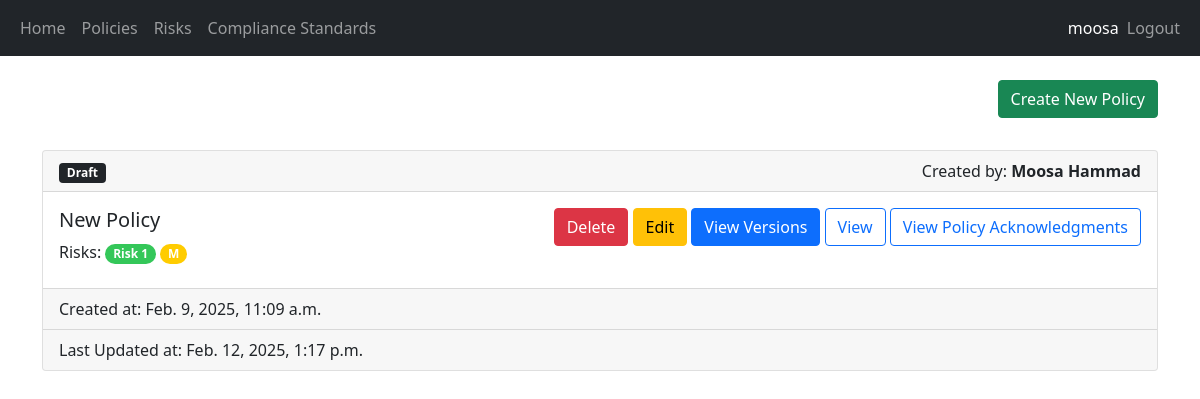
The app's page /policy-list (signed in), older data.
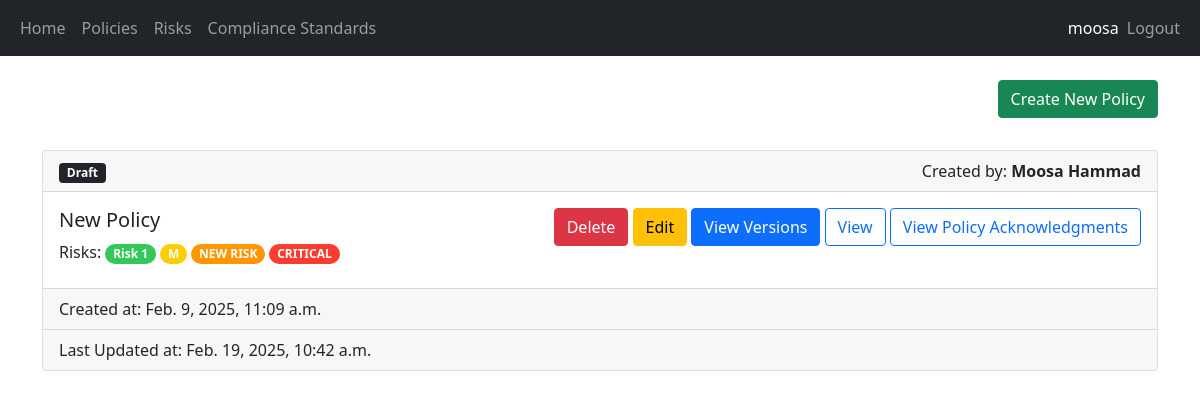
The same page, newer data.
### security/models.py (models this page shows, shortened)
class Policy(models.Model):
    Status = [
        ("DRAFT", "Draft"),
        ("IN_REVIEW", "In Review"),
        ("APPROVED", "Approved"),
        ("ACTIVE", "Active"),
        ("ARCHIVED", "Archived"),
    ]
    title = models.CharField(max_length=100)
    content = models.TextField(max_length=250)
    status = models.CharField(max_length=25, choices=Status, default="DRAFT")
    created_by = models.ForeignKey(User, on_delete=models.CASCADE)
    created_at = models.DateTimeField(auto_now_add=True)
    updated_at = models.DateTimeField(auto_now=True)
    risks = models.ManyToManyField(Risk)
    compliance_standards = models.ManyToManyField(ComplianceStandard)
    tracker = FieldTracker()
    version_count = models.IntegerField(default=0)

class Risk(models.Model):
    Severity_Levels = [
        ("LOW", "Low"),
        ("MEDIUM", "Medium"),
        ("HIGH", "High"),
        ("CRITICAL", "Critical"),
    ]
    name = models.CharField(max_length=100)
    description = models.TextField(max_length=250)
    severity = models.CharField(max_length=100, choices=Severity_Levels, default="LOW")
    updated_at = models.DateTimeField(auto_now=True)
    tracker = FieldTracker()

### security/views.py (the view, shortened to what this page needs)
# urls.py: path('policy-list', views.view_policies, name='view_policies'),
@login_required(login_url="/login")
@permission_required(["security.view_policy", "security.delete_policy"], login_url="/access-denied")
def view_policies(request):
    policies = Policy.objects.all()
    return render(request, 'security/list_policy.html', {"policies": policies})

### security/templates/security/list_policy.html (shortened to what this page needs)
{% extends 'main/base.html' %}
{% block content %}
<div class="text-end">
    <a class="btn btn-success" href="/create-policy">Create New Policy</a>
</div>
<br/>
{% for policy in policies %}
<div class="card mt-2">
    <div class="card-header">
        <div class="row">
            <div class="col-md-6"><span class="badge bg-dark text-left">{{policy.get_status_display}}</span></div>
            <div class="text-end col-md-6">Created by: <strong>{{ policy.created_by.first_name }} {{ policy.created_by.last_name }}</strong></div>
        </div>
    </div>
    <div class="card-body d-flex flex-row justify-content-between">
        <div class="card-title">
            <h5>{{ policy.title }}</h5>
            <span>Risks: </span>
            {% for risk in policy.risks.all %}
                <span class="badge rounded-pill {{risk.get_severity_display.lower}}-severity">{{risk.name}}</span>
            {% endfor %}
        </div>
        <div>
            <form method="post">
                {% if perms.security.delete_policy %}
                <button type="submit" class="btn btn-danger" name="policy-id-delete" value="{{policy.id}}">Delete</button>
                {% endif %}
                {% if perms.security.change_policy %}
                <a class="btn btn-warning" href="{% url 'edit_policy' policy.pk %}">Edit</a>
                {% endif %}
                {% if perms.security.view_policyversion %}
                <a class="btn btn-primary" href="{% url 'view_policy_versions' policy.pk %}">View Versions</a>
                {% endif %}
                {% if perms.security.view_policyacknowledgment %}
                <a class="btn btn-outline-primary" href="{% url 'view_policy' policy.pk %}">View</a>
                {% endif %}
                {% if perms.security.view_policyacknowledgment %}
                <a class="btn btn-outline-primary" href="{% url 'view_policy_acknowledgments' policy.pk %}">View Policy Acknowledgments</a>
                {% endif %}
            </form>
        </div>
    </div>
    <div class="card-footer">Created at: {{ policy.created_at }}</div>
    <div class="card-footer">Last Updated at: {{ policy.updated_at }}</div>
</div>
<br/>
{% empty %}
<p>No policies available.</p>
{% endfor %}
{% endblock %}

Row changes from the older to the newer data that the page shows:
changed Policy "New Policy": gains Risk (name "NEW RISK"); gains Risk (name "CRITICAL"); updated_at "Feb. 12, 2025, 1:17 p.m." → "Feb. 19, 2025, 10:42 a.m."
